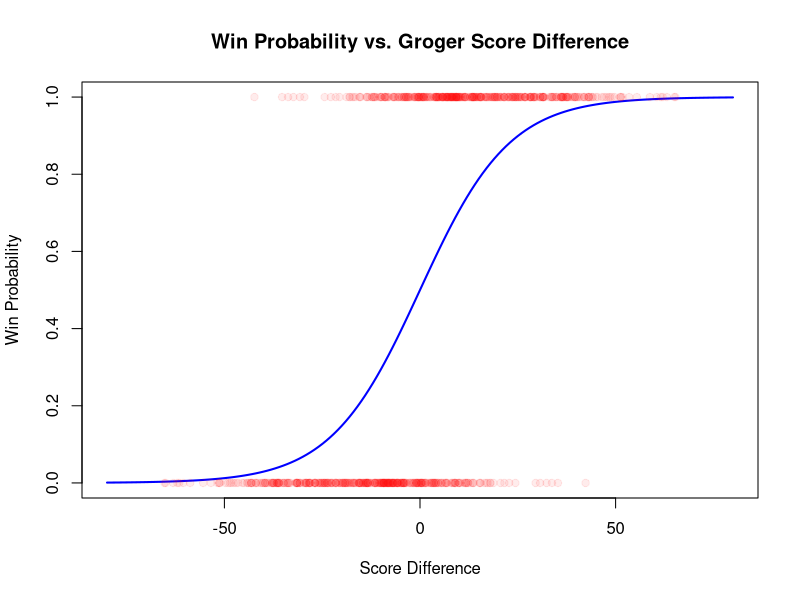

Write the R code that produced this figure.
logitdata <- read.csv('logit.csv')
l <- glm(win ~ diff, data = logitdata, family = 'binomial')
x <- seq(-80,80,1)
plot(x,1/(1+2.71828^-(x*l[['coefficients']][['diff']])),
     main='Win Probability vs. Groger Score Difference',
     xlab='Score Difference',
     ylab='Win Probability',
     type='l',
     col='blue',
     lwd=2)
points(logitdata[['diff']],logitdata[['win']],
       pch=19,
       cex=1,
       col=rgb(red = 1, green = 0, blue = 0, alpha = 60/dim(logitdata)[1]))
summary(l)
